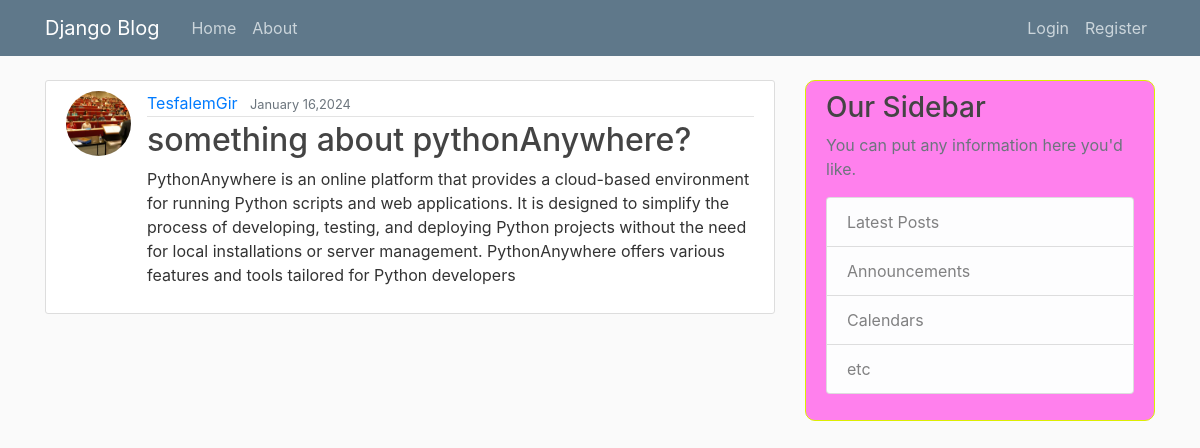
Page /post/51/ on the committed database.
### blog/models.py (models this page shows, shortened)
class Post(models.Model):
    title=models.CharField(max_length=200)
    content=models.TextField(default='Your default content value here')
    date_posted=models.DateTimeField(default=timezone.now)
    author=models.ForeignKey(User,on_delete=models.CASCADE)

### users/models.py (models this page shows, shortened)
class profile(models.Model):
    user = models.OneToOneField(User, on_delete=models.CASCADE)
    image = models.ImageField(default='default.jpg', upload_to='profile_pics')

### blog/views.py (the view)
# urls.py: path('post/<int:pk>/', PostDetailView.as_view(), name='post-detail'),
class PostDetailView(DetailView):
    model = Post

### blog/templates/blog/post_detail.html (shortened to what this page needs)
{% extends "blog/base.html" %}
{% block content %}
     <article class="media content-section">
        <img  class="rounded-circle article-img" src="{{post.author.profile.image.url}}">
          <div class="media-body">
            <div class="article-metadata">
              <a class="mr-2" href="#">{{ object.author }}</a>
              <small class="text-muted">{{ object.date_posted |date:" F d,Y" }}</small>
            </div>
            <h2 class="article-title">{{ object.title }}</h2>
            <p class="article-content">{{ object.content }}</p>
           </div>
     </article>
{% endblock content %}

### blog/static/blog/main.css (style rules this page uses)
body { background: #fafafa; color: #333333; margin-top: 5rem; }
h1, h2, h3, h4, h5, h6 { color: #444444; }
.content-section { background: #ffffff; padding: 10px 20px; border: 1px solid #dddddd; border-radius: 3px; margin-bottom: 20px; }
.article-title { color: #444444; }
.article-content { white-space: pre-line; }
.article-img { height: 65px; width: 65px; margin-right: 16px; }
.article-metadata { padding-bottom: 1px; margin-bottom: 4px; border-bottom: 1px solid #e3e3e3 }

### rows in the picture
Post: author.profile.image (picture), author "TesfalemGir", date_posted "January 16,2024", title "something about pythonAnywhere?", content "PythonAnywhere is an online platform that provides a cloud-based environment for running Python scripts and web applications. It is designed to simplify the process of developing, testing, and deploying Python projects without the need for local installations or server management. PythonAnywhere offers various features and tools tailored for Python developers"
